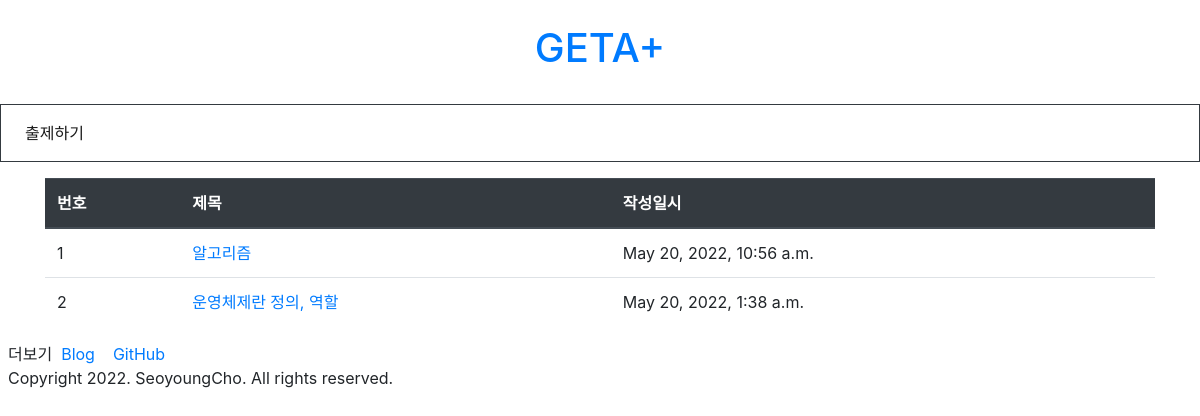
The app's page /questions/, older data.
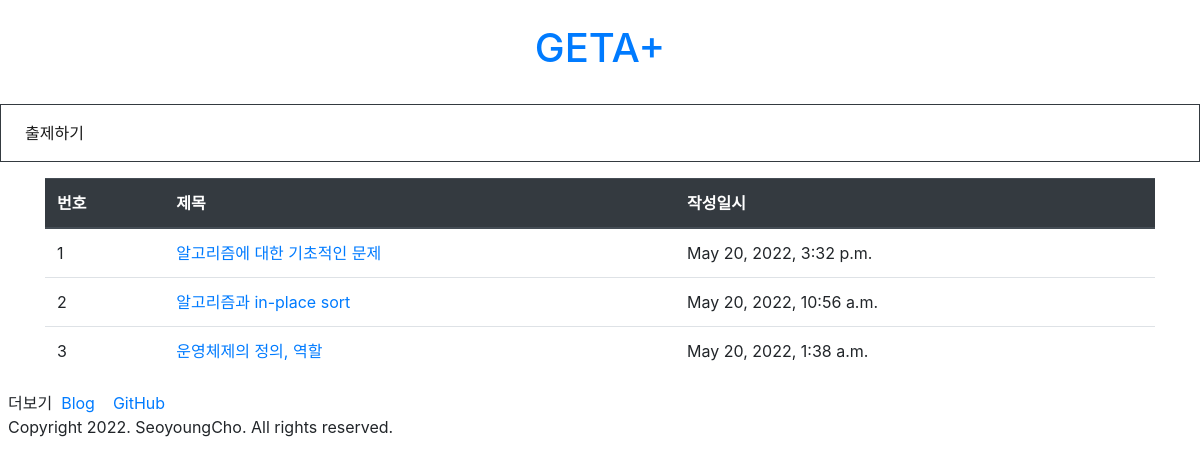
The same page, newer data.
### questions/models.py (models this page shows)
class Question(models.Model):
    title = models.CharField(max_length = 200)
    subject = models.CharField(max_length = 50)
    create_date = models.DateTimeField()
    content = models.TextField()
    ans1 = models.TextField()
    ans2 = models.TextField()
    ans3 = models.TextField()
    ans4 = models.TextField()
    ans = models.TextField()

### questions/views.py (the view)
# urls.py: path('', views.list, name='list'),
def list(request):
    question_list = Question.objects.order_by('-create_date')
    context = {'question_list' : question_list}
    return render(request,'questions/questions.html',context)

### templates/questions/questions.html (shortened to what this page needs)
<!DOCTYPE html>
<html>
<head>
	{% load static %}
	<link rel="stylesheet" type="text/css" href="{% static 'bootstrap.min.css' %}">
</head>
	<div>
		<div class="py-4 text-center">
  			<header>
  				<h1><a class="text-decoration-none" href="./">GETA+</a></h1>
  			</header>
   		</div>
   		<div class="border border-dark">
			<nav class="navbar navbar-expand-lg navbar-light">
				<div class="collapse navbar-collapse" id="navbarNav">
				<ul class="navbar-nav">
            		<li class="nav-item active">
						<a class="nav-link" href="./create">출제하기</a>
					</li>
        		</ul>
				</div>
			</nav>
		</div>
        <div class='container my-3'>
			<table class="table table-hover">
				<thead>
					<tr class="thead-dark">
					<th>번호</th>
					<th>제목</th>
					<th>작성일시</th>
				</tr>
				</thead>
				<tbody>
					{% if question_list %}
					{% for question in question_list %}
					<tr>
						<td>{{ forloop.counter }}</td>
						<td><a href="./question/{{question.id}}">{{question.title}}</a></td>
						<td>{{ question.create_date }}</td>
					</tr>
					{% endfor %}
					{% else %}
					<tr>
						<td colspan="3">질문이 없습니다.</td>
					</tr>
					{% endif %}
				</tbody>
			</table>
		</div>
        <div class='m-2'>
        <div>
            더보기&nbsp;
        	<a href='https://stonesy927.tistory.com/' target='_blank'>
            Blog
        	</a>
        	<a href='https://github.com/ChoSeoyoung' target='_blank'>
            GitHub
        	</a>
      	</div>
		<div>
        Copyright 2022. SeoyoungCho. All rights reserved.
      	</div>
    	</div>
	</div>
</body>
</html>

Row changes from the older to the newer data that the page shows:
added Question: title "알고리즘에 대한 기초적인 문제", create_date "May 20, 2022, 3:32 p.m."
changed Question: title "알고리즘" → "알고리즘과 in-place sort"
changed Question: title "운영체제란 정의, 역할" → "운영체제의 정의, 역할"
